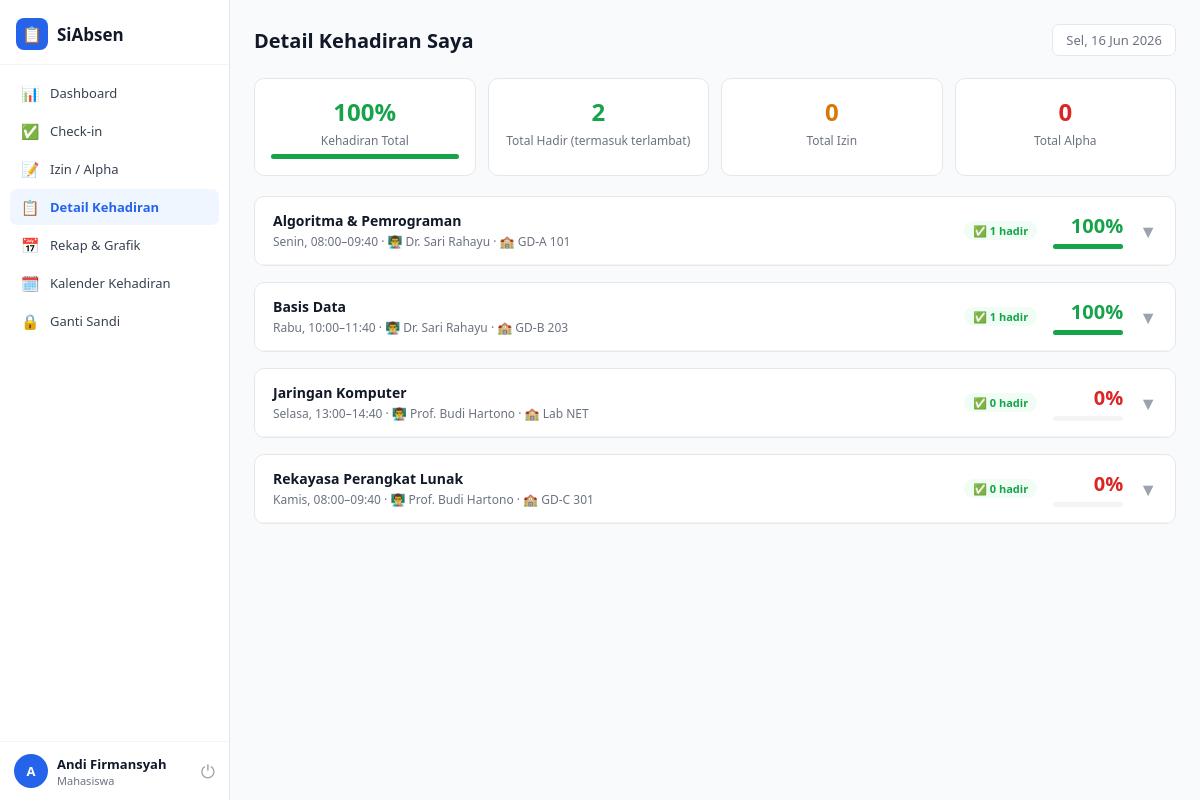
The app's page /rekap_detail.php (signed in), older data.
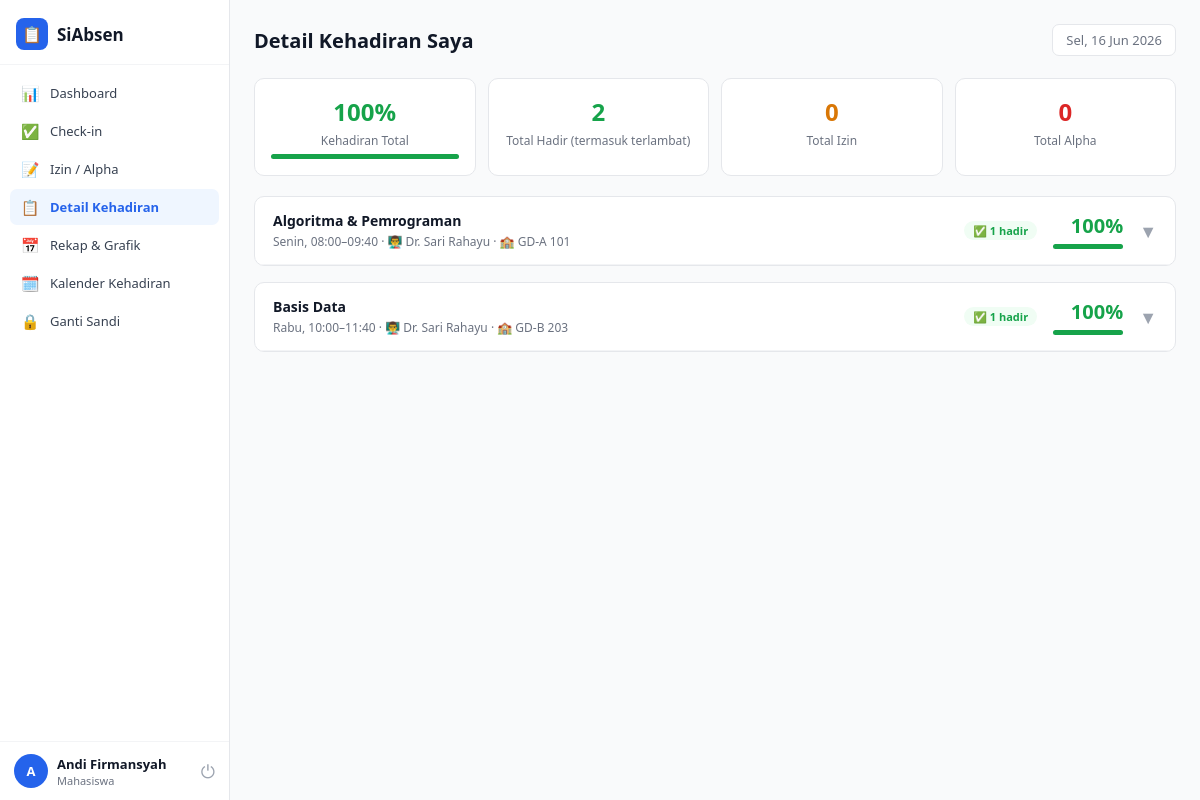
The same page, newer data.
### tables this page shows
CREATE TABLE jadwal (
  id VARCHAR(20) PRIMARY KEY,
  mk VARCHAR(100) NOT NULL,
  kode VARCHAR(20) NOT NULL,
  dosen_id VARCHAR(20) NOT NULL,
  hari ENUM('Senin','Selasa','Rabu','Kamis','Jumat','Sabtu','Minggu') NOT NULL,
  mulai TIME NOT NULL,
  selesai TIME NOT NULL,
  toleransi INT DEFAULT 15,     
  ruang VARCHAR(50),
  prodi VARCHAR(100) DEFAULT NULL,
  FOREIGN KEY (dosen_id) REFERENCES users(id) ON DELETE CASCADE
);

CREATE TABLE users (
  id VARCHAR(20) PRIMARY KEY,            
  password VARCHAR(255) NOT NULL,        
  role ENUM('admin','dosen','mahasiswa') NOT NULL,
  name VARCHAR(100) NOT NULL,
  prodi VARCHAR(100) DEFAULT NULL,    
  created_at TIMESTAMP DEFAULT CURRENT_TIMESTAMP
);

CREATE TABLE absensi (
  id VARCHAR(30) PRIMARY KEY,
  type ENUM('mahasiswa','dosen') NOT NULL,
  user_id VARCHAR(20) NOT NULL,
  nama VARCHAR(100) NOT NULL,
  mk VARCHAR(100) NOT NULL,
  jadwal_id VARCHAR(20),
  tanggal DATE NOT NULL,
  checkin TIME NULL,
  checkout TIME NULL,
  checkin_lat DECIMAL(10,7) NULL,
  checkin_lng DECIMAL(10,7) NULL,
  status ENUM('hadir','terlambat','izin-sakit','izin-keluarga','izin-akademik','izin-lain','alpha') NOT NULL,
  created_at TIMESTAMP DEFAULT CURRENT_TIMESTAMP,
  FOREIGN KEY (jadwal_id) REFERENCES jadwal(id) ON DELETE SET NULL,
  INDEX idx_user_date (user_id, tanggal),
  INDEX idx_mk_date (mk, tanggal)
);

### includes/functions.php (called while the page is built, shortened)
<?php
function currentUser() {
    return $_SESSION['user'] ?? null;
}

### rekap_detail.php (the view, shortened to what this page needs)
<?php
require_once __DIR__ . '/includes/functions.php';
$db   = getDB();
$user = currentUser();
$pageTitle = 'Detail Kehadiran Saya';
$stmt = $db->prepare("
    SELECT j.* , u.name AS dosen_nama
    FROM jadwal j
    JOIN enrollment e ON e.jadwal_id = j.id
    JOIN users u ON u.id = j.dosen_id
    WHERE e.nim = ?
    ORDER BY j.mk
");
$stmt->execute([$user['id']]);
$jadwalList = $stmt->fetchAll();
$absStmt = $db->prepare("
    SELECT * FROM absensi
    WHERE type = 'mahasiswa' AND user_id = ?
    ORDER BY tanggal ASC
");
$absStmt->execute([$user['id']]);
$allAbs = $absStmt->fetchAll();
$absByMk = [];
foreach ($allAbs as $a) {
    $absByMk[$a['mk']][] = $a;
}
$grandHadir = 0; $grandTel = 0; $grandIzin = 0; $grandAlpha = 0;
foreach ($allAbs as $a) {
    if ($a['status'] === 'hadir')           $grandHadir++;
    elseif ($a['status'] === 'terlambat')   $grandTel++;
    elseif (strpos($a['status'],'izin')===0) $grandIzin++;
    elseif ($a['status'] === 'alpha')        $grandAlpha++;
}
$grandTotal = $grandHadir + $grandTel + $grandIzin + $grandAlpha;
$grandPct   = $grandTotal ? round(($grandHadir+$grandTel)/$grandTotal*100) : 0;
include __DIR__ . '/includes/header.php';
?>
<div class="pct-grid" style="margin-bottom:20px">
  <div class="pct-circle-card">
    <div class="pct-val" style="color:var(--success)"><?= $grandPct ?>%</div>
    <div class="pct-lbl">Kehadiran Total</div>
    <div class="prog"><div class="prog-fill"
      style="width:<?= $grandPct ?>%;background:<?= $grandPct>=75?'var(--success)':($grandPct>=50?'var(--warning)':'var(--danger)') ?>">
    </div></div>
  </div>
  <div class="pct-circle-card">
    <div class="pct-val" style="color:var(--success)"><?= $grandHadir + $grandTel ?></div>
    <div class="pct-lbl">Total Hadir (termasuk terlambat)</div>
  </div>
  <div class="pct-circle-card">
    <div class="pct-val" style="color:var(--warning)"><?= $grandIzin ?></div>
    <div class="pct-lbl">Total Izin</div>
  </div>
  <div class="pct-circle-card">
    <div class="pct-val" style="color:var(--danger)"><?= $grandAlpha ?></div>
    <div class="pct-lbl">Total Alpha</div>
  </div>
</div>
<?php if (!$jadwalList): ?>
  <div class="empty"><div class="eico">📭</div>Anda belum terdaftar di mata kuliah mana pun.</div>
<?php else: foreach ($jadwalList as $j):
    $absMk = $absByMk[$j['mk']] ?? [];
    $hadir  = count(array_filter($absMk, fn($a)=>$a['status']==='hadir'));
    $tel    = count(array_filter($absMk, fn($a)=>$a['status']==='terlambat'));
    $izin   = count(array_filter($absMk, fn($a)=>strpos($a['status'],'izin')===0));
    $alpha  = count(array_filter($absMk, fn($a)=>$a['status']==='alpha'));
    $total  = $hadir + $tel + $izin + $alpha;
    $pct    = $total ? round(($hadir+$tel)/$total*100) : 0;
    $col    = $pct>=75 ? 'var(--success)' : ($pct>=50 ? 'var(--warning)' : 'var(--danger)');
    $mkId   = 'mk-' . md5($j['mk']);
?>
<div class="card" style="margin-bottom:16px">
  <div class="card-header" style="cursor:pointer" onclick="toggleMk('<?= $mkId ?>')">
    <div>
      <div style="font-size:14px;font-weight:700"><?= htmlspecialchars($j['mk']) ?></div>
      <div style="font-size:12px;color:var(--gray-500);margin-top:3px">
        <?= $j['hari'] ?>, <?= substr($j['mulai'],0,5) ?>–<?= substr($j['selesai'],0,5) ?> ·
        👨‍🏫 <?= htmlspecialchars($j['dosen_nama']) ?> ·
        🏫 <?= htmlspecialchars($j['ruang'] ?: '-') ?>
      </div>
    </div>
    <div style="display:flex;align-items:center;gap:16px">
      <div style="display:flex;gap:6px;flex-wrap:wrap">
        <span class="badge bg-green">✅ <?= $hadir ?> hadir</span>
      </div>
      <div style="text-align:right;min-width:70px">
        <div style="font-size:20px;font-weight:800;color:<?= $col ?>"><?= $pct ?>%</div>
        <div class="prog" style="width:70px">
          <div class="prog-fill" style="width:<?= $pct ?>%;background:<?= $col ?>"></div>
        </div>
      </div>
      <div style="color:var(--gray-400);font-size:18px" id="arr-<?= $mkId ?>">▼</div>
    </div>
  </div>
</div>
<?php endforeach; endif; ?>
<?php include __DIR__ . '/includes/footer.php'; ?>

### includes/header.php (shortened to what this page needs)
<!DOCTYPE html>
<html lang="id">
<head>
<link rel="stylesheet" href="assets/css/style.css">
</head>
<body>
<?php include __DIR__ . '/sidebar.php'; ?>
<main class="main">
  <div class="topbar">
    <h1><?= htmlspecialchars($pageTitle ?? 'Dashboard') ?></h1>
    <div class="date-badge" id="topbar-date">–</div>
  </div>

### includes/sidebar.php
<?php
$NAV = [
    'admin' => [
        ['label'=>'Dashboard',        'ico'=>'📊', 'file'=>'dashboard.php'],
        ['label'=>'Absensi',           'ico'=>'✅', 'file'=>'absensi.php'],
        ['label'=>'Pengajuan Izin',    'ico'=>'📩', 'file'=>'izin_masuk.php'],
        ['label'=>'Rekap Kehadiran',   'ico'=>'📅', 'file'=>'rekap.php'],
        ['label'=>'Edit Kehadiran',    'ico'=>'✏️', 'file'=>'edit_absen.php'],
        ['label'=>'Data Mahasiswa',    'ico'=>'👥', 'file'=>'mahasiswa.php'],
        ['label'=>'Kelola Jadwal',     'ico'=>'📆', 'file'=>'jadwal.php'],
        ['label'=>'Laporan',           'ico'=>'📈', 'file'=>'laporan.php'],
        ['label'=>'Ganti Sandi',       'ico'=>'🔒', 'file'=>'ganti_sandi.php'],
    ],
    'dosen' => [
        ['label'=>'Dashboard',         'ico'=>'📊', 'file'=>'dashboard.php'],
        ['label'=>'Absensi',            'ico'=>'✅', 'file'=>'absensi.php'],
        ['label'=>'Jadwal Saya',        'ico'=>'📆', 'file'=>'jadwal.php'],
        ['label'=>'Pengajuan Izin',     'ico'=>'📩', 'file'=>'izin_masuk.php'],
        ['label'=>'Rekap Kehadiran',    'ico'=>'📅', 'file'=>'rekap.php'],
        ['label'=>'Laporan',            'ico'=>'📈', 'file'=>'laporan.php'],
        ['label'=>'Ganti Sandi',        'ico'=>'🔒', 'file'=>'ganti_sandi.php'],
    ],
    'mahasiswa' => [
        ['label'=>'Dashboard',          'ico'=>'📊', 'file'=>'dashboard.php'],
        ['label'=>'Check-in',            'ico'=>'✅', 'file'=>'absensi.php'],
        ['label'=>'Izin / Alpha',        'ico'=>'📝', 'file'=>'izin.php'],
        ['label'=>'Detail Kehadiran',    'ico'=>'📋', 'file'=>'rekap_detail.php'],
        ['label'=>'Rekap & Grafik',      'ico'=>'📅', 'file'=>'rekap.php'],
        ['label'=>'Kalender Kehadiran',  'ico'=>'🗓️', 'file'=>'kalender.php'],
        ['label'=>'Ganti Sandi',         'ico'=>'🔒', 'file'=>'ganti_sandi.php'],
    ],
];
$user = currentUser();
$role = $user['role'];
$currentFile = basename($_SERVER['PHP_SELF']);
?>
<aside class="sidebar">
  <div class="sidebar-logo"><div class="icon">📋</div><span>SiAbsen</span></div>
  <nav class="nav">
    <?php foreach ($NAV[$role] as $item): ?>
      <a href="<?= $item['file'] ?>">
        <div class="nav-item <?= $currentFile === $item['file'] ? 'active' : '' ?>">
          <span class="ico"><?= $item['ico'] ?></span><span><?= $item['label'] ?></span>
        </div>
      </a>
    <?php endforeach; ?>
  </nav>
  <div class="sidebar-user">
    <div class="avatar <?= $role ?>"><?= htmlspecialchars(mb_substr($user['name'],0,1)) ?></div>
    <div class="user-info">
      <div class="uname"><?= htmlspecialchars($user['name']) ?></div>
      <div class="urole"><?= ucfirst($role) ?></div>
    </div>
    <a href="logout.php" class="logout-btn" title="Keluar">⏻</a>
  </div>
</aside>

### includes/footer.php (shortened to what this page needs)
</main>
</body>
</html>

### assets/css/style.css (style rules this page uses)
* { margin:0; padding:0; box-sizing:border-box; }
:root { --primary:#2563EB; --primary-light:#EFF6FF; --primary-dark:#1D4ED8; --success:#16A34A; --success-light:#F0FDF4; --warning:#D97706; --warning-light:#FFFBEB; --danger:#DC2626; --danger-light:#FEF2F2; --purple:#7C3AED; --purple-light:#F5F3FF; --gray-50:#F9FAFB; --gray-100:#F3F4F6; --gray-200:#E5E7EB; --gray-300:#D1D5DB; --gray-400:#9CA3AF; --gray-500:#6B7280; --gray-700:#374151; --gray-900:#111827; --white:#FFFFFF; --sidebar-w:230px; --font:'Segoe UI',system-ui,sans-serif; }
body { font-family:var(--font); background:var(--gray-50); color:var(--gray-900); min-height:100vh; }
a { text-decoration:none; color:inherit; }
.sidebar { position:fixed; top:0; left:0; height:100vh; width:var(--sidebar-w); background:var(--white); border-right:1px solid var(--gray-200); display:flex; flex-direction:column; z-index:100; }
.sidebar-logo { padding:18px 16px 14px; display:flex; align-items:center; gap:9px; border-bottom:1px solid var(--gray-100); }
.sidebar-logo .icon { width:32px; height:32px; background:var(--primary); border-radius:8px; display:flex; align-items:center; justify-content:center; color:#fff; font-size:16px; }
.sidebar-logo span { font-size:17px; font-weight:800; }
.nav { flex:1; padding:10px; overflow-y:auto; }
.nav-item { display:flex; align-items:center; gap:10px; padding:8px 10px; border-radius:7px; cursor:pointer; font-size:13px; color:var(--gray-700); font-weight:500; transition:.15s; margin-bottom:2px; }
.nav-item.active { background:var(--primary-light); color:var(--primary); font-weight:700; }
.nav-item .ico { font-size:15px; width:20px; text-align:center; flex-shrink:0; }
.sidebar-user { padding:12px 14px; border-top:1px solid var(--gray-100); display:flex; align-items:center; gap:9px; }
.avatar { width:34px; height:34px; border-radius:50%; background:var(--primary); color:#fff; display:flex; align-items:center; justify-content:center; font-size:13px; font-weight:700; flex-shrink:0; }
.user-info .uname { font-size:13px; font-weight:600; }
.user-info .urole { font-size:11px; color:var(--gray-500); }
.logout-btn { margin-left:auto; background:none; border:none; cursor:pointer; color:var(--gray-400); font-size:18px; }
.main { margin-left:var(--sidebar-w); padding:24px; min-height:100vh; }
.topbar { display:flex; align-items:center; justify-content:space-between; margin-bottom:22px; }
.topbar h1 { font-size:20px; font-weight:800; }
.date-badge { background:var(--white); border:1px solid var(--gray-200); border-radius:7px; padding:6px 13px; font-size:13px; color:var(--gray-500); }
.card { background:var(--white); border:1px solid var(--gray-200); border-radius:10px; overflow:hidden; margin-bottom:20px; }
.card-header { padding:14px 18px; display:flex; align-items:center; justify-content:space-between; border-bottom:1px solid var(--gray-100); flex-wrap:wrap; gap:10px; }
.badge { display:inline-flex; align-items:center; padding:2px 9px; border-radius:20px; font-size:11px; font-weight:700; }
.bg-green { background:var(--success-light); color:var(--success); }
.prog { height:5px; background:var(--gray-100); border-radius:3px; margin-top:5px; }
.prog-fill { height:100%; border-radius:3px; }
.pct-grid { display:grid; grid-template-columns:repeat(4,1fr); gap:12px; margin-bottom:20px; }
.pct-circle-card { background:var(--white); border:1px solid var(--gray-200); border-radius:10px; padding:16px; text-align:center; }
.pct-circle-card .pct-val { font-size:24px; font-weight:800; }
.pct-circle-card .pct-lbl { font-size:12px; color:var(--gray-500); margin-top:4px; }

Row changes from the older to the newer data that the page shows:
no longer on this page (row edited): jadwal: mk "Jaringan Komputer", hari "Selasa", mulai "13:00", selesai "14:40", dosen.name "Prof. Budi Hartono", ruang "Lab NET", mk "0"
no longer on this page (row edited): jadwal: mk "Rekayasa Perangkat Lunak", hari "Kamis", mulai "08:00", selesai "09:40", dosen.name "Prof. Budi Hartono", ruang "GD-C 301", mk "0"
